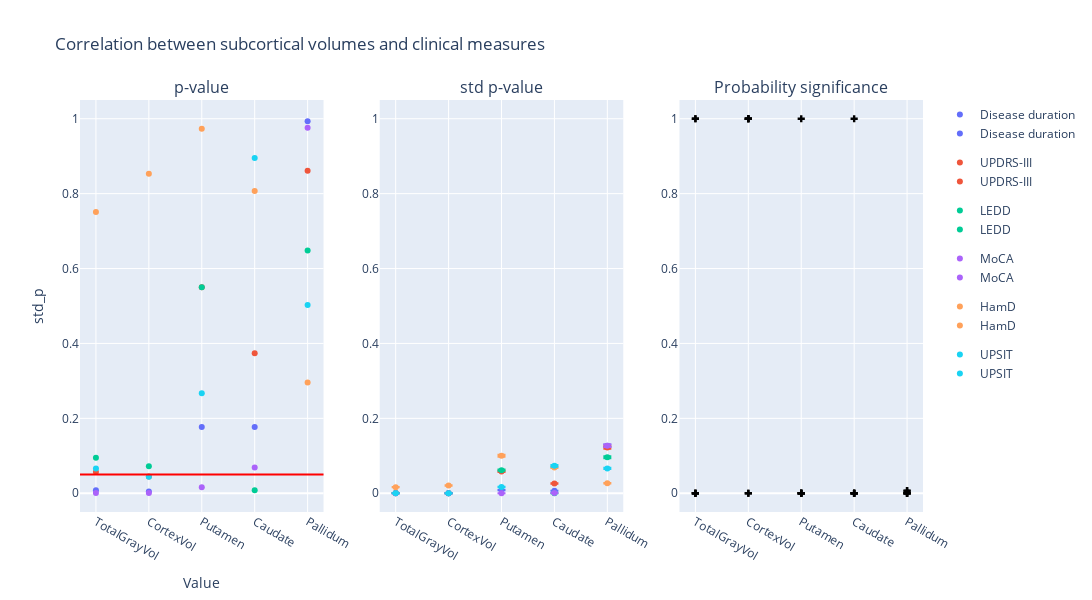

This figure's notebook cell:
### Code cell
plot_dumbbell(
    df_r,
    title="Correlation between subcortical volumes and clinical measures",
    group="clinical_measure",
)

### Figure 1 — Plotly figure (JSON) as saved in the notebook; plotly's stock layout.template omitted (floating-point values rounded to 4 significant figures)
{"data": [{"hovertemplate": "clinical_measure=Disease duration<br>region=%{x}<br>p_value=%{y}<extra></extra>", "legendgroup": "Disease duration", "marker": {"color": "#636efa", "symbol": "circle"}, "mode": "markers", "name": "Disease duration", "orientation": "v", "showlegend": true, "type": "scatter", "x": ["TotalGrayVol", "CortexVol", "Putamen", "Caudate", "Pallidum"], "xaxis": "x", "y": [0.008, 0.005, 0.177, 0.177, 0.993], "yaxis": "y"}, {"hovertemplate": "clinical_measure=UPDRS-III<br>region=%{x}<br>p_value=%{y}<extra></extra>", "legendgroup": "UPDRS-III", "marker": {"color": "#EF553B", "symbol": "circle"}, "mode": "markers", "name": "UPDRS-III", "orientation": "v", "showlegend": true, "type": "scatter", "x": ["TotalGrayVol", "CortexVol", "Putamen", "Caudate", "Pallidum"], "xaxis": "x", "y": [0.057, 0.045, 0.55, 0.374, 0.861], "yaxis": "y"}, {"hovertemplate": "clinical_measure=LEDD<br>region=%{x}<br>p_value=%{y}<extra></extra>", "legendgroup": "LEDD", "marker": {"color": "#00cc96", "symbol": "circle"}, "mode": "markers", "name": "LEDD", "orientation": "v", "showlegend": true, "type": "scatter", "x": ["TotalGrayVol", "CortexVol", "Putamen", "Caudate", "Pallidum"], "xaxis": "x", "y": [0.095, 0.072, 0.55, 0.008, 0.648], "yaxis": "y"}, {"hovertemplate": "clinical_measure=MoCA<br>region=%{x}<br>p_value=%{y}<extra></extra>", "legendgroup": "MoCA", "marker": {"color": "#ab63fa", "symbol": "circle"}, "mode": "markers", "name": "MoCA", "orientation": "v", "showlegend": true, "type": "scatter", "x": ["TotalGrayVol", "CortexVol", "Putamen", "Caudate", "Pallidum"], "xaxis": "x", "y": [0.001, 0.001, 0.016, 0.069, 0.976], "yaxis": "y"}, {"hovertemplate": "clinical_measure=HamD<br>region=%{x}<br>p_value=%{y}<extra></extra>", "legendgroup": "HamD", "marker": {"color": "#FFA15A", "symbol": "circle"}, "mode": "markers", "name": "HamD", "orientation": "v", "showlegend": true, "type": "scatter", "x": ["TotalGrayVol", "CortexVol", "Putamen", "Caudate", "Pallidum"], "xaxis": "x", "y": [0.751, 0.853, 0.973, 0.807, 0.296], "yaxis": "y"}, {"hovertemplate": "clinical_measure=UPSIT<br>region=%{x}<br>p_value=%{y}<extra></extra>", "legendgroup": "UPSIT", "marker": {"color": "#19d3f3", "symbol": "circle"}, "mode": "markers", "name": "UPSIT", "orientation": "v", "showlegend": true, "type": "scatter", "x": ["TotalGrayVol", "CortexVol", "Putamen", "Caudate", "Pallidum"], "xaxis": "x", "y": [0.066, 0.044, 0.267, 0.895, 0.503], "yaxis": "y"}, {"error_y": {"array": [3.657e-08, 1.88e-08, 0.0002337, 0.0001806, 0.00346], "arrayminus": [3.761e-08, 1.934e-08, 0.0002404, 0.0001857, 0.003559]}, "hovertemplate": "clinical_measure=Disease duration<br>region=%{x}<br>std_p=%{y}<extra></extra>", "legendgroup": "Disease duration", "marker": {"color": "#636efa", "symbol": "circle"}, "mode": "markers", "name": "Disease duration", "orientation": "v", "showlegend": true, "type": "scatter", "x": ["TotalGrayVol", "CortexVol", "Putamen", "Caudate", "Pallidum"], "xaxis": "x2", "y": [1.342e-06, 6.902e-07, 0.008579, 0.006629, 0.127], "yaxis": "y2"}, {"error_y": {"array": [4.062e-06, 2.683e-06, 0.00159, 0.0007151, 0.003327], "arrayminus": [4.178e-06, 2.759e-06, 0.001635, 0.0007355, 0.003422]}, "hovertemplate": "clinical_measure=UPDRS-III<br>region=%{x}<br>std_p=%{y}<extra></extra>", "legendgroup": "UPDRS-III", "marker": {"color": "#EF553B", "symbol": "circle"}, "mode": "markers", "name": "UPDRS-III", "orientation": "v", "showlegend": true, "type": "scatter", "x": ["TotalGrayVol", "CortexVol", "Putamen", "Caudate", "Pallidum"], "xaxis": "x2", "y": [0.0001491, 9.849e-05, 0.05837, 0.02625, 0.1221], "yaxis": "y2"}, {"error_y": {"array": [1.223e-05, 7.962e-06, 0.001683, 1.454e-07, 0.002623], "arrayminus": [1.258e-05, 8.189e-06, 0.001731, 1.495e-07, 0.002698]}, "hovertemplate": "clinical_measure=LEDD<br>region=%{x}<br>std_p=%{y}<extra></extra>", "legendgroup": "LEDD", "marker": {"color": "#00cc96", "symbol": "circle"}, "mode": "markers", "name": "LEDD", "orientation": "v", "showlegend": true, "type": "scatter", "x": ["TotalGrayVol", "CortexVol", "Putamen", "Caudate", "Pallidum"], "xaxis": "x2", "y": [0.0004489, 0.0002923, 0.0618, 5.336e-06, 0.09629], "yaxis": "y2"}, {"error_y": {"array": [2.59e-10, 8.914e-11, 8.785e-07, 2.111e-05, 0.003455], "arrayminus": [2.664e-10, 9.168e-11, 9.036e-07, 2.171e-05, 0.003553]}, "hovertemplate": "clinical_measure=MoCA<br>region=%{x}<br>std_p=%{y}<extra></extra>", "legendgroup": "MoCA", "marker": {"color": "#ab63fa", "symbol": "circle"}, "mode": "markers", "name": "MoCA", "orientation": "v", "showlegend": true, "type": "scatter", "x": ["TotalGrayVol", "CortexVol", "Putamen", "Caudate", "Pallidum"], "xaxis": "x2", "y": [9.507e-09, 3.272e-09, 3.225e-05, 0.0007748, 0.1268], "yaxis": "y2"}, {"error_y": {"array": [0.0004461, 0.0005672, 0.002727, 0.001882, 0.0007336], "arrayminus": [0.0004588, 0.0005834, 0.002804, 0.001936, 0.0007545]}, "hovertemplate": "clinical_measure=HamD<br>region=%{x}<br>std_p=%{y}<extra></extra>", "legendgroup": "HamD", "marker": {"color": "#FFA15A", "symbol": "circle"}, "mode": "markers", "name": "HamD", "orientation": "v", "showlegend": true, "type": "scatter", "x": ["TotalGrayVol", "CortexVol", "Putamen", "Caudate", "Pallidum"], "xaxis": "x2", "y": [0.01638, 0.02082, 0.1001, 0.06909, 0.02693], "yaxis": "y2"}, {"error_y": {"array": [3.708e-06, 1.559e-06, 0.0004584, 0.001994, 0.001809], "arrayminus": [3.814e-06, 1.603e-06, 0.0004714, 0.002051, 0.001861]}, "hovertemplate": "clinical_measure=UPSIT<br>region=%{x}<br>std_p=%{y}<extra></extra>", "legendgroup": "UPSIT", "marker": {"color": "#19d3f3", "symbol": "circle"}, "mode": "markers", "name": "UPSIT", "orientation": "v", "showlegend": true, "type": "scatter", "x": ["TotalGrayVol", "CortexVol", "Putamen", "Caudate", "Pallidum"], "xaxis": "x2", "y": [0.0001361, 5.723e-05, 0.01683, 0.07319, 0.06642], "yaxis": "y2"}, {"marker": {"color": "black", "symbol": "cross"}, "mode": "markers", "name": "Flip probability", "showlegend": false, "type": "scatter", "x": ["TotalGrayVol", "CortexVol", "Putamen", "Caudate", "Pallidum", "TotalGrayVol", "CortexVol", "Putamen", "Caudate", "Pallidum", "TotalGrayVol", "CortexVol", "Putamen", "Caudate", "Pallidum", "TotalGrayVol", "CortexVol", "Putamen", "Caudate", "Pallidum", "TotalGrayVol", "CortexVol", "Putamen", "Caudate", "Pallidum", "TotalGrayVol", "CortexVol", "Putamen", "Caudate", "Pallidum"], "xaxis": "x3", "y": [1.0, 1.0, 4.661e-93, 1.915e-154, 0.007, 0.0, 1.0, 1.249e-32, 1.593e-74, 1.276e-08, 0.0, 0.0, 2.903e-29, 1.0, 2.37e-15, 1.0, 1.0, 1.0, 3.177e-161, 0.006461, 0.0, 2.877e-271, 0.0002603, 8.962e-29, 2.586e-41, 0.0, 1.0, 2.435e-79, 4.354e-19, 3.016e-22], "yaxis": "y3"}], "layout": {"annotations": [{"font": {"size": 16}, "showarrow": false, "text": "p-value", "x": 0.1444, "xanchor": "center", "xref": "paper", "y": 1, "yanchor": "bottom", "yref": "paper"}, {"font": {"size": 16}, "showarrow": false, "text": "std p-value", "x": 0.5, "xanchor": "center", "xref": "paper", "y": 1, "yanchor": "bottom", "yref": "paper"}, {"font": {"size": 16}, "showarrow": false, "text": "Probability significance", "x": 0.8556, "xanchor": "center", "xref": "paper", "y": 1, "yanchor": "bottom", "yref": "paper"}], "height": 600, "hovermode": "closest", "shapes": [{"line": {"color": "red", "width": 2}, "type": "line", "x0": 0, "x1": 1, "xref": "x domain", "y0": 0.05, "y1": 0.05, "yref": "y"}], "title": {"text": "Correlation between subcortical volumes and clinical measures"}, "width": 1400, "xaxis": {"anchor": "y", "domain": [0, 0.2889], "title": {"text": "Value"}}, "xaxis2": {"anchor": "y2", "domain": [0.3556, 0.6444]}, "xaxis3": {"anchor": "y3", "domain": [0.7111, 1]}, "yaxis": {"anchor": "x", "domain": [0, 1], "range": [-0.05, 1.05], "title": {"text": "std_p"}}, "yaxis2": {"anchor": "x2", "domain": [0, 1], "range": [-0.05, 1.05]}, "yaxis3": {"anchor": "x3", "domain": [0, 1], "range": [-0.05, 1.05]}}}
